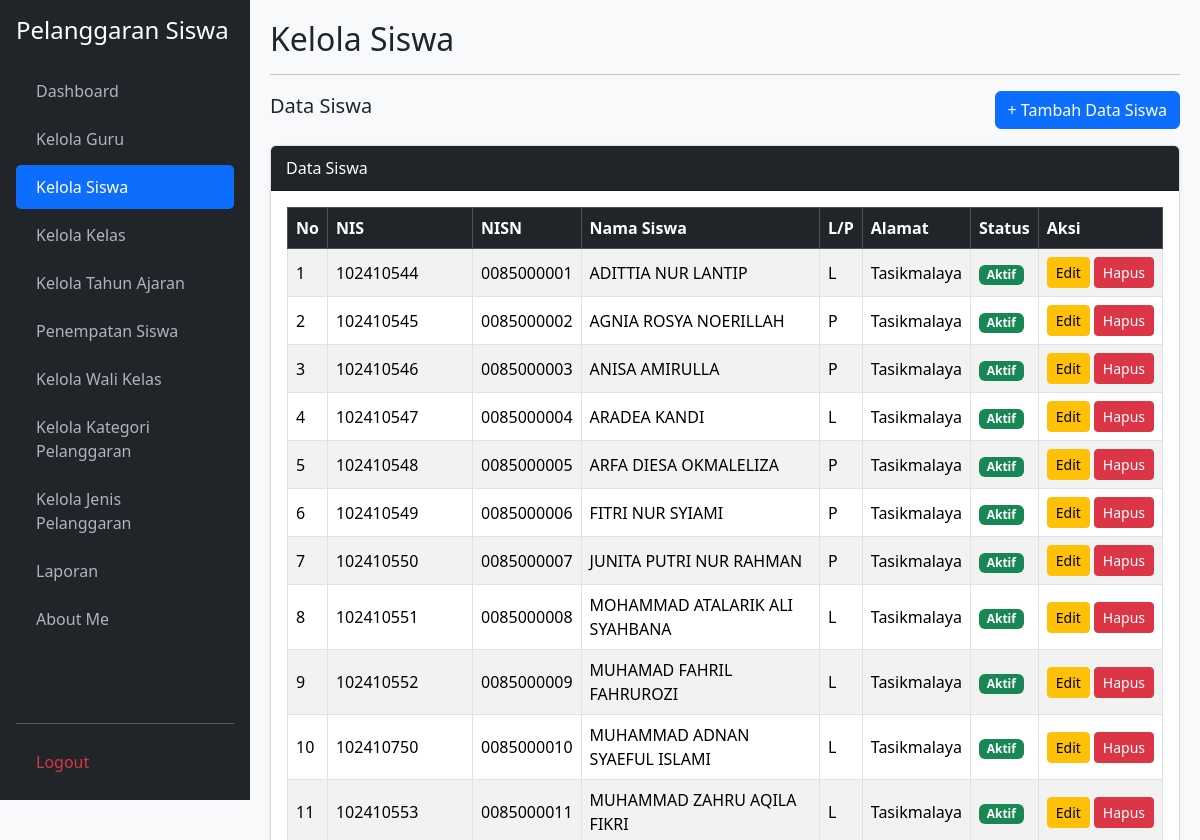
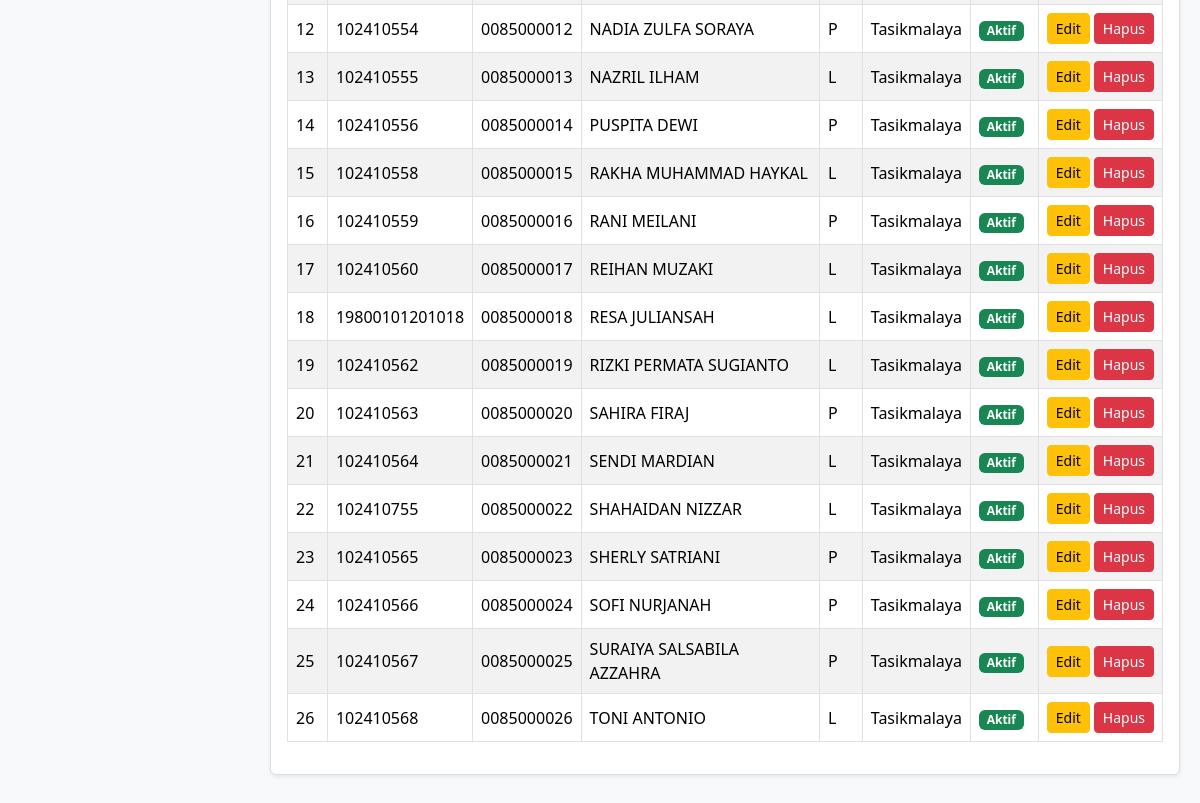
Page /kelola_siswa.php (signed in) on the earlier database version (2 pictures, top to bottom).
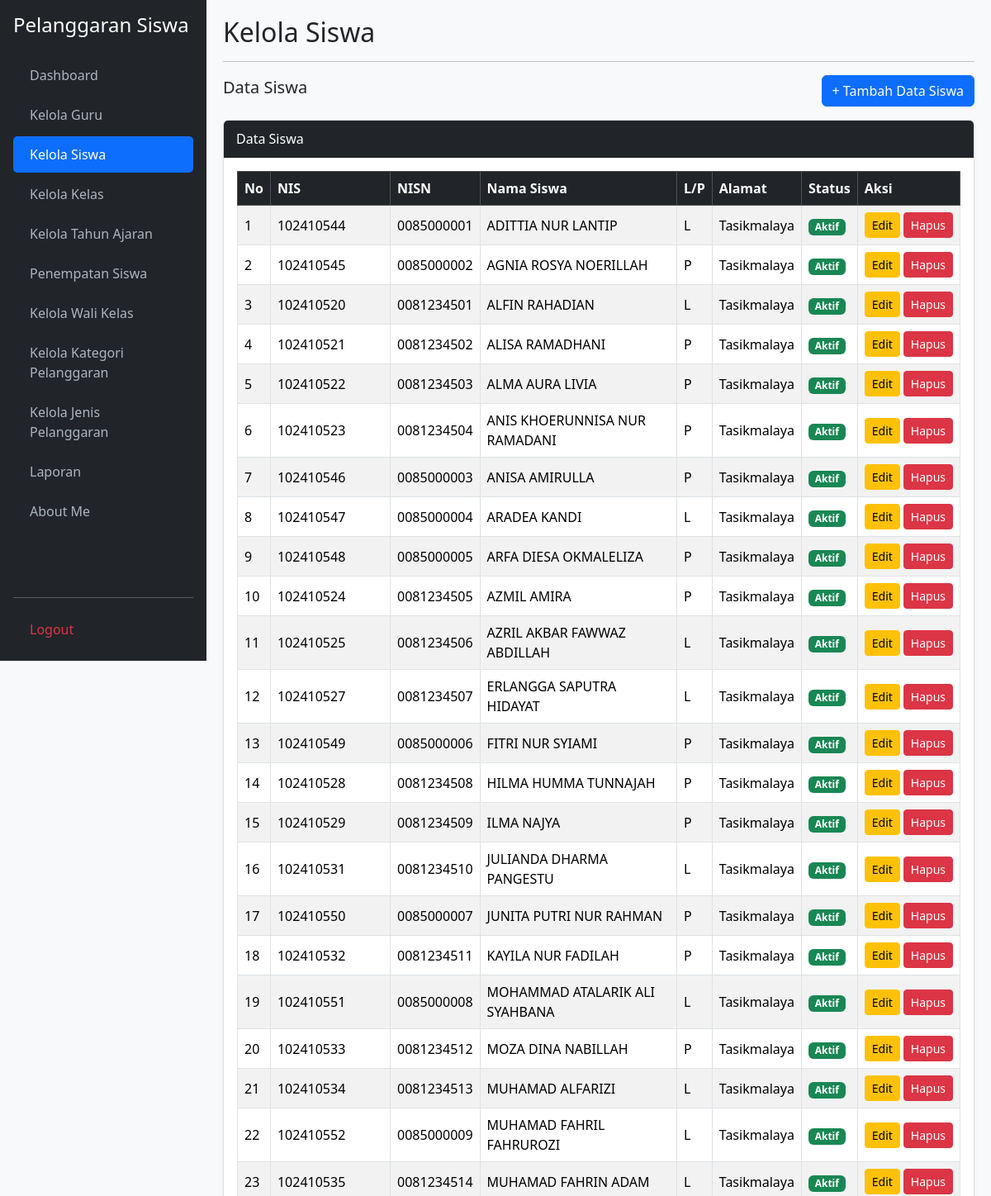
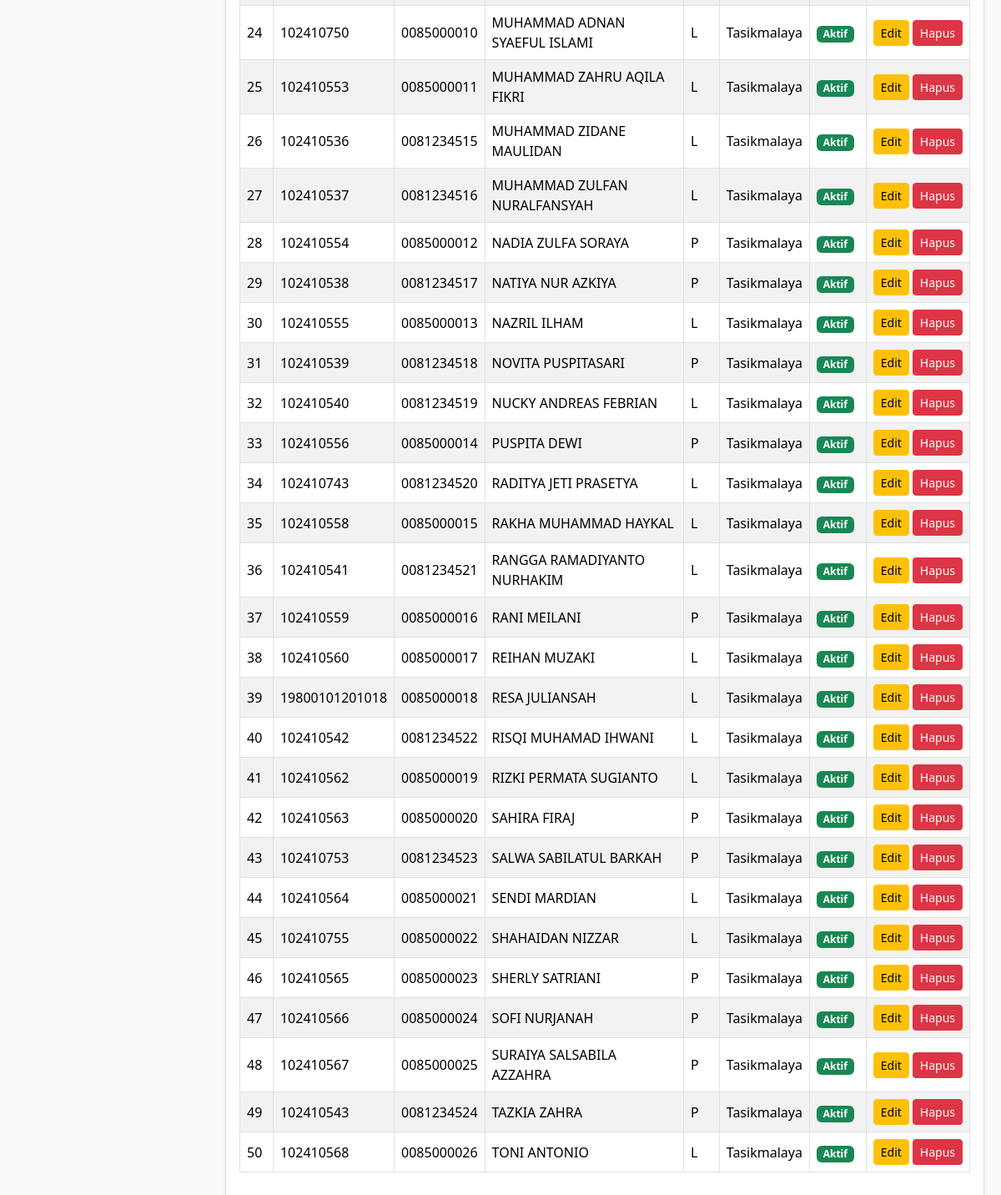
Same page on the later database version (2 pictures, top to bottom).
### tables this page shows
CREATE TABLE `t_siswa` (
  `id` int(11) NOT NULL,
  `nis` varchar(30) NOT NULL,
  `nisn` varchar(20) DEFAULT NULL,
  `nama` varchar(150) NOT NULL,
  `jenis_kelamin` char(1) DEFAULT NULL,
  `tanggal_lahir` date DEFAULT NULL,
  `alamat` text DEFAULT NULL,
  `status_aktif` tinyint(1) DEFAULT 1,
  `created_at` timestamp NULL DEFAULT NULL,
  `updated_at` timestamp NULL DEFAULT NULL
);

### kelola_siswa.php (the view, shortened to what the changed rows need)
<?php
require_once 'koneksi.php';
$aksi = $_GET['aksi'] ?? '';
$edit_id = (int)($_GET['edit'] ?? 0);
$edit = $edit_id
    ? mysqli_fetch_assoc(mysqli_query($koneksi, "SELECT * FROM t_siswa WHERE id=$edit_id"))
    : null;
$data = mysqli_query($koneksi, "SELECT * FROM t_siswa ORDER BY nama ASC");
$no = 1;
?>
<!DOCTYPE html>
<html lang="id">
<head>
    <link href="https://cdn.jsdelivr.net/npm/bootstrap@5.3.3/dist/css/bootstrap.min.css" rel="stylesheet">
    <link href="https://cdn.datatables.net/2.3.4/css/dataTables.bootstrap5.min.css" rel="stylesheet">
</head>
<body>
<div class="main-content">
    <h2 class="mb-3">
        <?= $edit ? 'Edit Data Siswa' : ($aksi === 'tambah' ? 'Tambah Data Siswa' : 'Kelola Siswa'); ?>
    </h2>
    <?php if ($aksi === 'tambah' || $edit): ?>
        <div class="card shadow-sm">
            <div class="card-header bg-primary text-white">
                <?= $edit ? 'Edit Data Siswa' : 'Tambah Data Siswa' ?>
            </div>
            <div class="card-body">
                <form method="POST">
                    <input type="hidden" name="id" value="<?= $edit['id'] ?? '' ?>">
                    <div class="mb-3">
                        <label class="form-label">NIS</label>
                        <input type="text" name="nis"
                               class="form-control"
                               maxlength="8"
                               pattern="[0-9]{1,8}"
                               value="<?= htmlspecialchars($edit['nis'] ?? '') ?>"
                               required>
                    </div>
                    <div class="mb-3">
                        <label class="form-label">NISN</label>
                        <input type="text" name="nisn"
                               class="form-control"
                               maxlength="10"
                               pattern="[0-9]{0,10}"
                               value="<?= htmlspecialchars($edit['nisn'] ?? '') ?>">
                    </div>
                    <div class="mb-3">
                        <label class="form-label">Nama Siswa</label>
                        <input type="text" name="nama"
                               class="form-control"
                               value="<?= htmlspecialchars($edit['nama'] ?? '') ?>"
                               required>
                    </div>
                    <div class="mb-3">
                        <label class="form-label">Jenis Kelamin</label>
                        <select name="jenis_kelamin" class="form-select" required>
                            <option value="L" <?= ($edit['jenis_kelamin'] ?? '') == 'L' ? 'selected' : '' ?>>
                                Laki-laki
                            </option>
                            <option value="P" <?= ($edit['jenis_kelamin'] ?? '') == 'P' ? 'selected' : '' ?>>
                                Perempuan
                            </option>
                        </select>
                    </div>
                    <div class="mb-3">
                        <label class="form-label">Tanggal Lahir</label>
                        <input type="date" name="tanggal_lahir"
                               class="form-control"
                               value="<?= htmlspecialchars($edit['tanggal_lahir'] ?? '') ?>">
                    </div>
                    <div class="mb-3">
                        <label class="form-label">Alamat</label>
                        <textarea name="alamat" class="form-control" rows="3"><?= htmlspecialchars($edit['alamat'] ?? '') ?></textarea>
                    </div>
                    <div class="mb-3">
                        <label class="form-label">Status Aktif</label>
                        <select name="status_aktif" class="form-select" required>
                            <option value="Aktif" <?= (($edit['status_aktif'] ?? 1) == 1) ? 'selected' : '' ?>>
                                Aktif
                            </option>
                            <option value="Tidak Aktif" <?= (($edit['status_aktif'] ?? 1) == 0) ? 'selected' : '' ?>>
                                Tidak Aktif
                            </option>
                        </select>
                    </div>
                    <button type="submit" name="simpan" class="btn btn-primary">
                        <?= $edit ? 'Update Data' : 'Simpan'; ?>
                    </button>
                    <a href="kelola_siswa.php" class="btn btn-secondary">
                        Batal
                    </a>
                </form>
            </div>
        </div>
    <?php else: ?>
        <div class="card shadow-sm">
            <div class="card-body">
                <div class="table-responsive">
                    <table id="tabelSiswa" class="table table-bordered table-striped table-hover align-middle w-100">
                        <thead class="table-dark">
                            <tr>
                                <th>No</th>
                                <th>NIS</th>
                                <th>NISN</th>
                                <th>Nama Siswa</th>
                                <th>L/P</th>
                                <th>Alamat</th>
                                <th>Status</th>
                                <th>Aksi</th>
                            </tr>
                        </thead>
                        <tbody>
                            <?php while ($r = mysqli_fetch_assoc($data)): ?>
                                <tr>
                                    <td><?= $no++ ?></td>
                                    <td><?= htmlspecialchars($r['nis']) ?></td>
                                    <td><?= htmlspecialchars($r['nisn'] ?? '') ?></td>
                                    <td><?= htmlspecialchars($r['nama']) ?></td>
                                    <td><?= htmlspecialchars($r['jenis_kelamin']) ?></td>
                                    <td><?= htmlspecialchars($r['alamat'] ?? '-') ?></td>
                                    <td>
                                        <span class="badge bg-<?= $r['status_aktif'] == 1 ? 'success' : 'secondary' ?>">
                                            <?= $r['status_aktif'] == 1 ? 'Aktif' : 'Tidak Aktif' ?>
                                        </span>
                                    </td>
                                    <td>
                                        <div class="d-flex gap-1">
                                            <a href="kelola_siswa.php?edit=<?= $r['id'] ?>"
                                               class="btn btn-warning btn-sm">
                                                Edit
                                            </a>
                                            <a href="kelola_siswa.php?hapus=<?= $r['id'] ?>"
                                               class="btn btn-danger btn-sm"
                                               onclick="return confirm('Yakin ingin menghapus data siswa ini?')">
                                                Hapus
                                            </a>
                                        </div>
                                    </td>
                                </tr>
                            <?php endwhile; ?>
                        </tbody>
                    </table>
                </div>
            </div>
        </div>
    <?php endif; ?>
</div>
</body>
</html>

Differences in the rows shown:
added t_siswa: nis "102410520", nisn "0081234501", nama "ALFIN RAHADIAN", jenis_kelamin "L", alamat "Tasikmalaya", status_aktif "Aktif"
added t_siswa: nis "102410521", nisn "0081234502", nama "ALISA RAMADHANI", jenis_kelamin "P", alamat "Tasikmalaya", status_aktif "Aktif"
added t_siswa: nis "102410522", nisn "0081234503", nama "ALMA AURA LIVIA", jenis_kelamin "P", alamat "Tasikmalaya", status_aktif "Aktif"
added t_siswa: nis "102410523", nisn "0081234504", nama "ANIS KHOERUNNISA NUR RAMADANI", jenis_kelamin "P", alamat "Tasikmalaya", status_aktif "Aktif"
added t_siswa: nis "102410524", nisn "0081234505", nama "AZMIL AMIRA", jenis_kelamin "P", alamat "Tasikmalaya", status_aktif "Aktif"
added t_siswa: nis "102410525", nisn "0081234506", nama "AZRIL AKBAR FAWWAZ ABDILLAH", jenis_kelamin "L", alamat "Tasikmalaya", status_aktif "Aktif"
added t_siswa: nis "102410527", nisn "0081234507", nama "ERLANGGA SAPUTRA HIDAYAT", jenis_kelamin "L", alamat "Tasikmalaya", status_aktif "Aktif"
added t_siswa: nis "102410528", nisn "0081234508", nama "HILMA HUMMA TUNNAJAH", jenis_kelamin "P", alamat "Tasikmalaya", status_aktif "Aktif"
added t_siswa: nis "102410529", nisn "0081234509", nama "ILMA NAJYA", jenis_kelamin "P", alamat "Tasikmalaya", status_aktif "Aktif"
added t_siswa: nis "102410531", nisn "0081234510", nama "JULIANDA DHARMA PANGESTU", jenis_kelamin "L", alamat "Tasikmalaya", status_aktif "Aktif"
added t_siswa: nis "102410532", nisn "0081234511", nama "KAYILA NUR FADILAH", jenis_kelamin "P", alamat "Tasikmalaya", status_aktif "Aktif"
added t_siswa: nis "102410533", nisn "0081234512", nama "MOZA DINA NABILLAH", jenis_kelamin "P", alamat "Tasikmalaya", status_aktif "Aktif"
added t_siswa: nis "102410534", nisn "0081234513", nama "MUHAMAD ALFARIZI", jenis_kelamin "L", alamat "Tasikmalaya", status_aktif "Aktif"
added t_siswa: nis "102410535", nisn "0081234514", nama "MUHAMAD FAHRIN ADAM", jenis_kelamin "L", alamat "Tasikmalaya", status_aktif "Aktif"
added t_siswa: nis "102410536", nisn "0081234515", nama "MUHAMMAD ZIDANE MAULIDAN", jenis_kelamin "L", alamat "Tasikmalaya", status_aktif "Aktif"
added t_siswa: nis "102410537", nisn "0081234516", nama "MUHAMMAD ZULFAN NURALFANSYAH", jenis_kelamin "L", alamat "Tasikmalaya", status_aktif "Aktif"
added t_siswa: nis "102410538", nisn "0081234517", nama "NATIYA NUR AZKIYA", jenis_kelamin "P", alamat "Tasikmalaya", status_aktif "Aktif"
added t_siswa: nis "102410539", nisn "0081234518", nama "NOVITA PUSPITASARI", jenis_kelamin "P", alamat "Tasikmalaya", status_aktif "Aktif"
added t_siswa: nis "102410540", nisn "0081234519", nama "NUCKY ANDREAS FEBRIAN", jenis_kelamin "L", alamat "Tasikmalaya", status_aktif "Aktif"
added t_siswa: nis "102410743", nisn "0081234520", nama "RADITYA JETI PRASETYA", jenis_kelamin "L", alamat "Tasikmalaya", status_aktif "Aktif"
added t_siswa: nis "102410541", nisn "0081234521", nama "RANGGA RAMADIYANTO NURHAKIM", jenis_kelamin "L", alamat "Tasikmalaya", status_aktif "Aktif"
added t_siswa: nis "102410542", nisn "0081234522", nama "RISQI MUHAMAD IHWANI", jenis_kelamin "L", alamat "Tasikmalaya", status_aktif "Aktif"
added t_siswa: nis "102410753", nisn "0081234523", nama "SALWA SABILATUL BARKAH", jenis_kelamin "P", alamat "Tasikmalaya", status_aktif "Aktif"
added t_siswa: nis "102410543", nisn "0081234524", nama "TAZKIA ZAHRA", jenis_kelamin "P", alamat "Tasikmalaya", status_aktif "Aktif"
